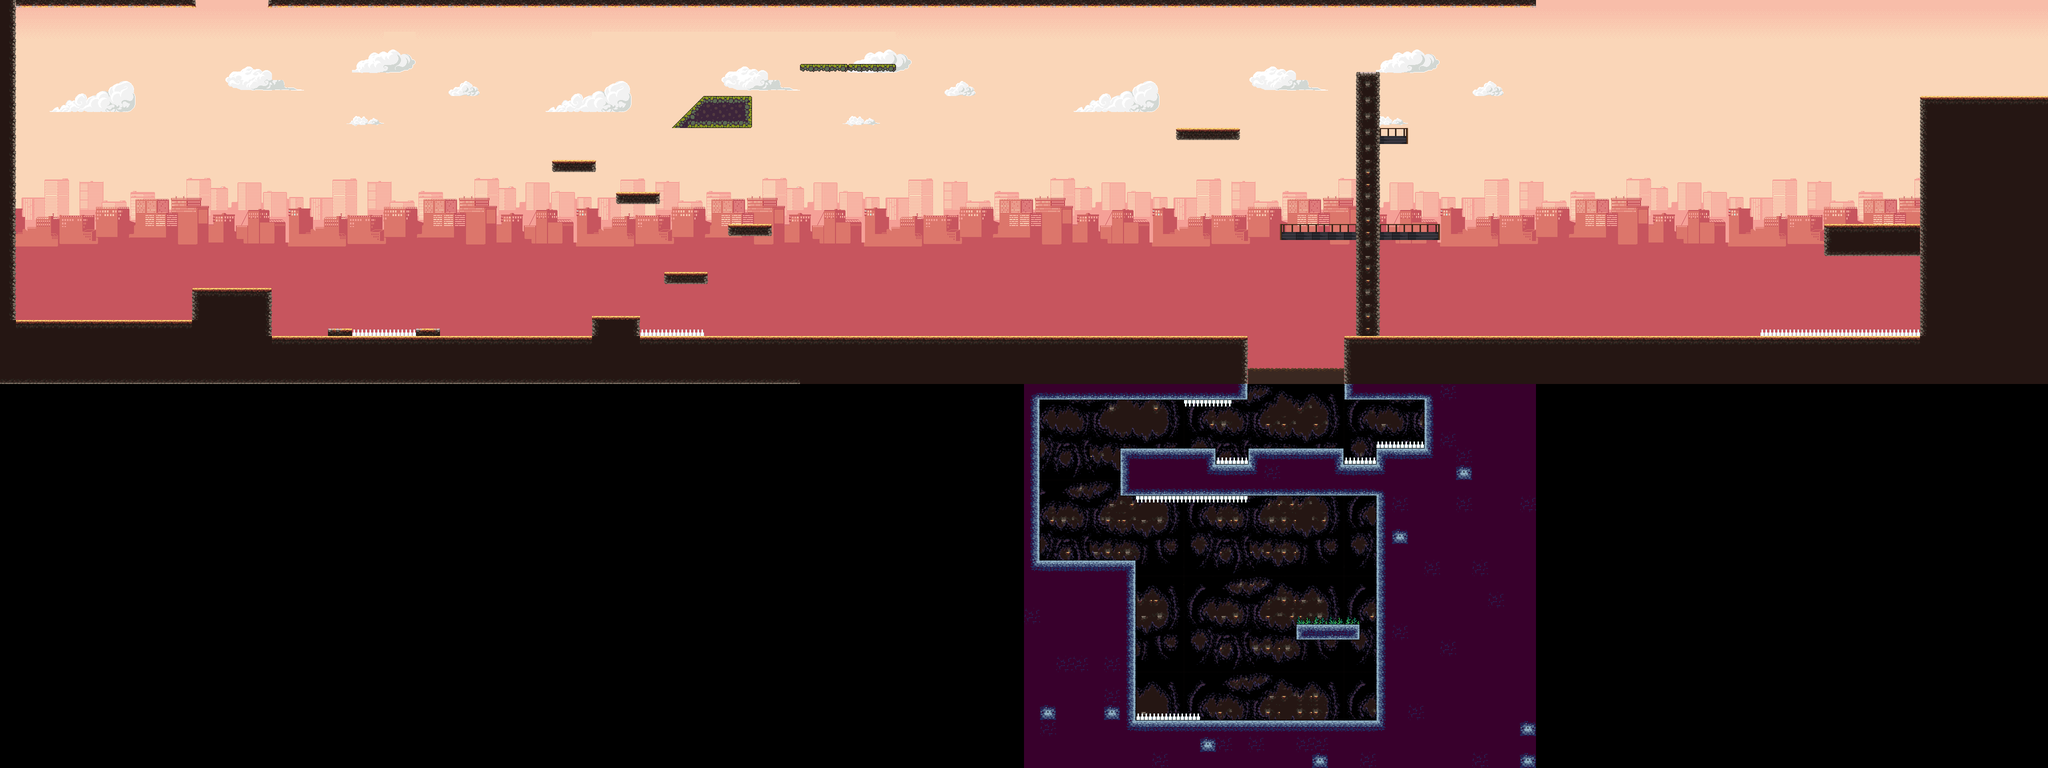

Tiled map render using the project's own tile images. Description and the map definition, with tile-layer contents summarised, below:
An orthogonal 128x48 tile map with 32x32 px tiles, 7 tile layers (backgroundCity1, backgroundCity2, backgroundCity3, backgroundCave4, ...), 10 tilesets and 12 objects (5x Platform, 2x Spike, 2x Upgrade, 2x Hitbox, Base).

<map version="1.10" tiledversion="1.10.2" orientation="orthogonal" renderorder="right-down" width="128" height="48" tilewidth="32" tileheight="32" infinite="0" nextlayerid="20" nextobjectid="20">
 <tileset firstgid="1" source="backgrounds/city1.tsx" />
 <tileset firstgid="181" source="bloc/oak_woods_tileset.tsx" />
 <tileset firstgid="390" source="backgrounds/city2.tsx" />
 <tileset firstgid="570" source="backgrounds/city3.tsx" />
 <tileset firstgid="750" source="backgrounds/nuages.tsx" />
 <tileset firstgid="846" source="bloc/bloc2.tsx" />
 <tileset firstgid="906" source="upgrades/upgrades.tsx" />
 <tileset firstgid="909" source="bloc/blocCyber1.tsx" />
 <tileset firstgid="993" source="backgrounds/caveBackground.tsx" />
 <tileset firstgid="1209" source="bloc/bloc1.tsx" />
 <group id="10" name="backgrounds">
  <layer id="1" name="backgroundCity1" width="128" height="48">
   <data>[6144 cells, 3072 non-empty, 180 distinct tile ids]</data>
  </layer>
  <layer id="5" name="backgroundCity2" width="128" height="48">
   <data>[6144 cells, 1920 non-empty, 144 distinct tile ids]</data>
  </layer>
  <layer id="9" name="backgroundCity3" width="128" height="48">
   <data>[6144 cells, 2021 non-empty, 214 distinct tile ids]</data>
  </layer>
  <layer id="18" name="backgroundCave4" width="128" height="48">
   <data>[6144 cells, 768 non-empty, 6 distinct tile ids]</data>
  </layer>
  <layer id="15" name="backgroundCave5" width="128" height="48">
   <data>[6144 cells, 774 non-empty, 61 distinct tile ids]</data>
  </layer>
 </group>
 <layer id="6" name="level1" width="128" height="48">
  <data>[6144 cells, 1226 non-empty, 62 distinct tile ids]</data>
 </layer>
 <layer id="14" name="level2" width="128" height="48">
  <data>[6144 cells, 3 non-empty, 2 distinct tile ids]</data>
 </layer>
 <objectgroup id="11" name="collisions">
  <object id="9" name="polygon1" type="Base" x="0" y="640">
   <polygon points="0,0 384,0 384,-64 544,-64 544,32 640,32 656.149,31.883 655.724,16.9995 703.776,16.9995 704,32 832,32 831.774,17.4247 880.252,17.4247 880.252,31.4577 896,32 1184,32 1183.45,-7.66457 1279.98,-7.66457 1280,32 2496,32 2496,160 2080,160 2080,96 0,96" />
  </object>
  <object id="10" name="rectangle1" type="Platform" x="1328.16" y="544.348" width="87.2353" height="23.1174" />
  <object id="11" name="rectangle2" type="Platform" x="1455.71" y="448.064" width="87.2353" height="23.1174" />
  <object id="12" name="rectangle3" type="Platform" x="1232.29" y="384.807" width="87.2353" height="23.1174" />
  <object id="13" name="rectangle4" type="Platform" x="1104.43" y="320.204" width="87.2353" height="23.1174" />
  <object id="14" name="polygon2" type="Platform" x="1344" y="256">
   <polygon points="0,0 64,-64 160,-64 160,0 0,0" />
  </object>
 </objectgroup>
 <objectgroup id="19" name="dangerCollisions">
  <object id="15" name="rectangle1" type="Spike" x="704" y="657.563" width="130.034" height="14.437" />
  <object id="17" name="rectangle2" type="Spike" x="1280" y="658.613" width="129.664" height="13.3866" />
 </objectgroup>
 <objectgroup id="12" name="upgrades">
  <object id="3" name="firstUpgrade" type="Upgrade" gid="906" x="1660.53" y="105.315" width="64" height="64" visible="0" />
  <object id="4" name="firstUpgrade" type="Hitbox" x="1671.11" y="52.7475" width="42.3139" height="44.0529" />
  <object id="6" name="secondUpgrade" type="Upgrade" gid="908" x="2654" y="1426" width="64" height="64" visible="0" />
  <object id="18" name="secondUpgrade" type="Hitbox" x="2661.76" y="1372.9" width="47.2689" height="45.1681" />
 </objectgroup>
</map>
